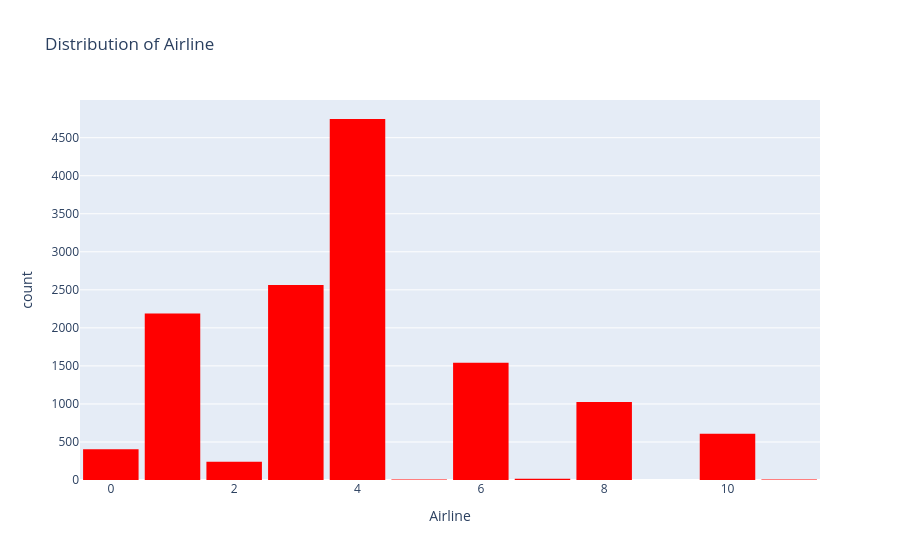

This figure's notebook cell:
### Code cell
fig = px.histogram(final_df,
                   x="Airline",
                   # marginal="box",
                   color_discrete_sequence=["red"],
                   title="Distribution of Airline")
fig.update_layout(bargap=0.1)
fig.show()

### Figure 1 — Plotly figure (JSON) as saved in the notebook; plotly's stock layout.template omitted (floating-point values rounded to 4 significant figures; data arrays with more than 128 entries replaced by an {"elided": "..."} marker saying what was removed)
{"data": [{"alignmentgroup": "True", "bingroup": "x", "hovertemplate": "Airline=%{x}<br>count=%{y}<extra></extra>", "legendgroup": "", "marker": {"color": "red", "pattern": {"shape": ""}}, "name": "", "offsetgroup": "", "orientation": "v", "showlegend": false, "type": "histogram", "x": {"elided": "13352 int values"}, "xaxis": "x", "yaxis": "y"}], "layout": {"autosize": true, "bargap": 0.1, "barmode": "relative", "legend": {"tracegroupgap": 0}, "title": {"text": "Distribution of Airline"}, "xaxis": {"anchor": "y", "autorange": true, "domain": [0, 1], "range": [-0.5, 11.5], "title": {"text": "Airline"}, "type": "linear"}, "yaxis": {"anchor": "x", "autorange": true, "domain": [0, 1], "range": [0, 4996.0], "title": {"text": "count"}}}}
